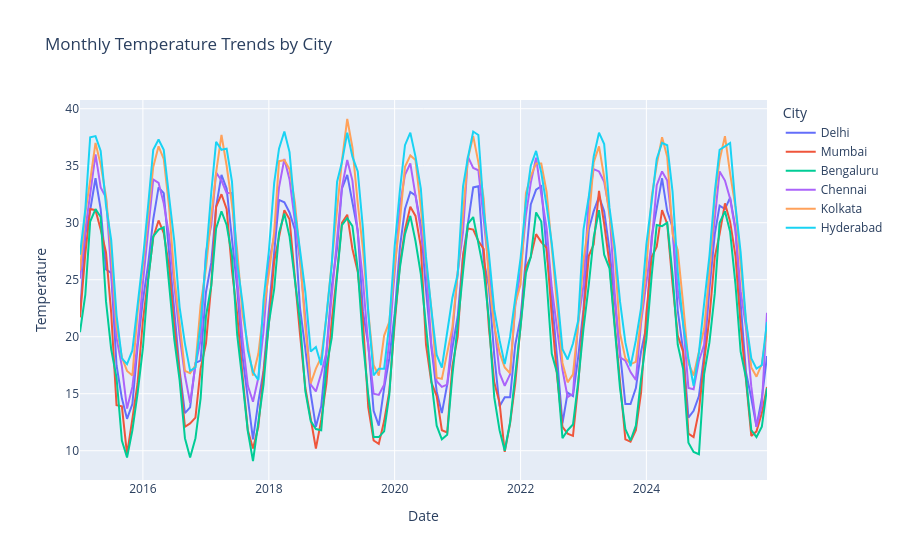

The code cell stored with this chart in its notebook:
### Code cell
# 6. Plotly: Temperature Trends by City
fig = px.line(df, x='Date', y='Temperature', color='City',
              title="Monthly Temperature Trends by City")
fig.show()

### Figure 1 — Plotly figure (JSON) as saved in the notebook; plotly's stock layout.template omitted (floating-point values rounded to 4 significant figures; data arrays with more than 128 entries replaced by an {"elided": "..."} marker saying what was removed)
{"data": [{"hovertemplate": "City=Delhi<br>Date=%{x}<br>Temperature=%{y}<extra></extra>", "legendgroup": "Delhi", "line": {"color": "#636efa", "dash": "solid"}, "marker": {"symbol": "circle"}, "mode": "lines", "name": "Delhi", "orientation": "v", "showlegend": true, "type": "scatter", "x": {"elided": "132 str values"}, "xaxis": "x", "y": {"elided": "132 float values"}, "yaxis": "y"}, {"hovertemplate": "City=Mumbai<br>Date=%{x}<br>Temperature=%{y}<extra></extra>", "legendgroup": "Mumbai", "line": {"color": "#EF553B", "dash": "solid"}, "marker": {"symbol": "circle"}, "mode": "lines", "name": "Mumbai", "orientation": "v", "showlegend": true, "type": "scatter", "x": {"elided": "132 str values"}, "xaxis": "x", "y": {"elided": "132 float values"}, "yaxis": "y"}, {"hovertemplate": "City=Bengaluru<br>Date=%{x}<br>Temperature=%{y}<extra></extra>", "legendgroup": "Bengaluru", "line": {"color": "#00cc96", "dash": "solid"}, "marker": {"symbol": "circle"}, "mode": "lines", "name": "Bengaluru", "orientation": "v", "showlegend": true, "type": "scatter", "x": {"elided": "132 str values"}, "xaxis": "x", "y": {"elided": "132 float values"}, "yaxis": "y"}, {"hovertemplate": "City=Chennai<br>Date=%{x}<br>Temperature=%{y}<extra></extra>", "legendgroup": "Chennai", "line": {"color": "#ab63fa", "dash": "solid"}, "marker": {"symbol": "circle"}, "mode": "lines", "name": "Chennai", "orientation": "v", "showlegend": true, "type": "scatter", "x": {"elided": "132 str values"}, "xaxis": "x", "y": {"elided": "132 float values"}, "yaxis": "y"}, {"hovertemplate": "City=Kolkata<br>Date=%{x}<br>Temperature=%{y}<extra></extra>", "legendgroup": "Kolkata", "line": {"color": "#FFA15A", "dash": "solid"}, "marker": {"symbol": "circle"}, "mode": "lines", "name": "Kolkata", "orientation": "v", "showlegend": true, "type": "scatter", "x": {"elided": "132 str values"}, "xaxis": "x", "y": {"elided": "132 float values"}, "yaxis": "y"}, {"hovertemplate": "City=Hyderabad<br>Date=%{x}<br>Temperature=%{y}<extra></extra>", "legendgroup": "Hyderabad", "line": {"color": "#19d3f3", "dash": "solid"}, "marker": {"symbol": "circle"}, "mode": "lines", "name": "Hyderabad", "orientation": "v", "showlegend": true, "type": "scatter", "x": {"elided": "132 str values"}, "xaxis": "x", "y": {"elided": "132 float values"}, "yaxis": "y"}], "layout": {"legend": {"title": {"text": "City"}, "tracegroupgap": 0}, "title": {"text": "Monthly Temperature Trends by City"}, "xaxis": {"anchor": "y", "domain": [0, 1], "title": {"text": "Date"}}, "yaxis": {"anchor": "x", "domain": [0, 1], "title": {"text": "Temperature"}}}}
